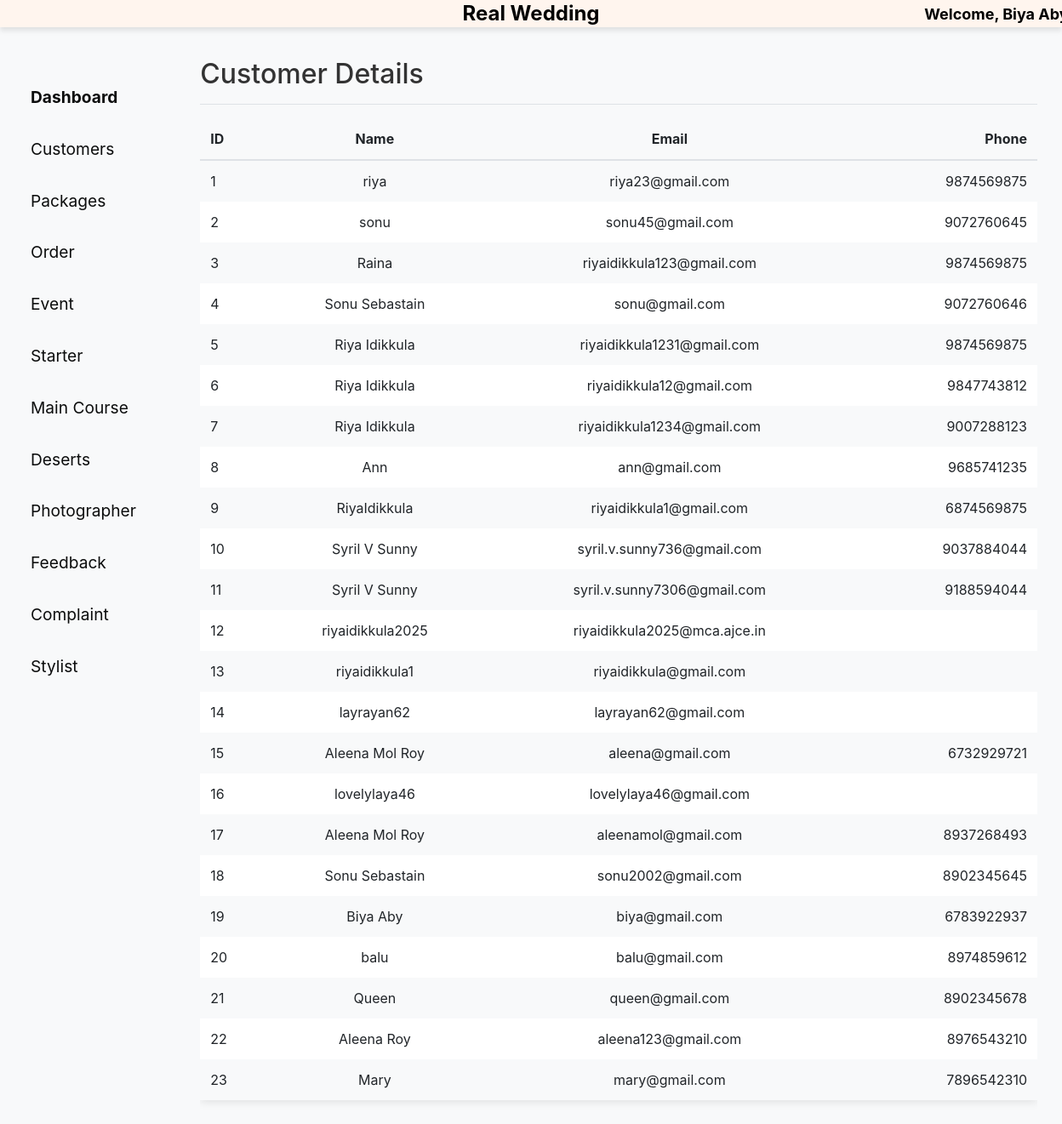
/view-customers/ (signed in), run on the app's committed database.
### store/models.py (models this page shows, shortened)
class User(AbstractBaseUser, PermissionsMixin):
    user_id = models.AutoField(primary_key=True)
    username = models.CharField(max_length=255)
    email = models.EmailField(unique=True)
    phone = models.CharField(max_length=15, blank=True)  # Allow blank for non-superusers
    password = models.CharField(max_length=255)
    is_staff = models.BooleanField(default=False)
    is_superuser = models.BooleanField(default=False)
    objects = UserManager()
    USERNAME_FIELD = 'email'
    REQUIRED_FIELDS = ['username']

### store/views.py (the view)
# urls.py: path('view-customers/', view_customers, name='view_customers'),
@login_required
def view_customers(request):
    customers = User.objects.filter(is_superuser=False)
    return render(request, 'admin/view_customer.html', {'customers': customers})

### templates/admin/view_customer.html (shortened to what this page needs)
{% load static %}
<!DOCTYPE html>
<html lang="en">
<head>
    <link rel="stylesheet" href="https://stackpath.bootstrapcdn.com/bootstrap/4.5.2/css/bootstrap.min.css">
    <link rel="stylesheet" href="{% static 'css/admin_styles.css' %}">
</head>
<body>
    {% include 'admin/header.html' %}
    <div class="container-fluid">
        <div class="row">
            {% include 'admin/sidebar.html' %}
            <main role="main" class="col-md-10 ml-sm-auto col-lg-10 px-4">
                <div class="d-flex justify-content-between flex-wrap flex-md-nowrap align-items-center pt-3 pb-2 mb-3 border-bottom">
                    <h1 class="h2">Customer Details</h1>
                </div>
                <div class="table-responsive">
                    <table class="table table-striped table-sm">
                        <thead>
                            <tr>
                                <th>ID</th>
                                <th>Name</th>
                                <th>Email</th>
                                <th>Phone</th>
                            </tr>
                        </thead>
                        <tbody>
                            {% for customer in customers %}
                                <tr>
                                    <td>{{ forloop.counter }}</td>
                                    <td>{{ customer.username }}</td>
                                    <td>{{ customer.email }}</td>
                                    <td>{{ customer.phone }}</td>
                                </tr>
                            {% endfor %}
                        </tbody>
                    </table>
                </div>
            </main>
        </div>
    </div>
</body>
</html>

### templates/admin/header.html (shortened to what this page needs)
{% load static %}
<!DOCTYPE html>
<html lang="en">
<head>
    <link rel="stylesheet" href="https://stackpath.bootstrapcdn.com/bootstrap/4.5.2/css/bootstrap.min.css">
    <link rel="stylesheet" href="{% static 'css/admin_styles.css' %}">
</head>
<body>
<nav class="navbar navbar-expand-lg navbar-dark sticky-top">
    <div class="collapse navbar-collapse justify-content-center" id="navbarNav">
        <h1 class="navbar-text mx-auto">Real Wedding</h1>
    </div>
    <div class="collapse navbar-collapse" id="navbarNav">
        <span class="navbar-text welcome-text">Welcome, {{ user.username }}!</span>
    </div>
</nav>
</body>
</html>

### static/css/admin_styles.css (style rules this page uses)
.navbar { padding: 1rem 2rem; background-color: lavender; color: #2f0505; font-size: 1.6rem; box-shadow: 0px 4px 6px rgba(0, 0, 0, 0.1); }
.table { background-color: #ffffff; box-shadow: 0px 2px 10px rgba(0, 0, 0, 0.1); width: 100%; margin-bottom: 1rem; }
.table th, .table td { padding: 0.75rem; vertical-align: middle; border-top: none; }
.table th { font-weight: bold; background-color: #f8f9fa; }
.table-striped tbody tr:nth-of-type(odd) { background-color: #f8f9fa; }
.table th, .table td { text-align: center; }
.table th:first-child, .table td:first-child { text-align: left; }
.table th:last-child, .table td:last-child { text-align: right; }
.navbar .navbar-text { margin: 0; position: absolute; left: 50%; transform: translateX(-50%); white-space: nowrap; }
body { background-color: #f8f9fa; }
.container-fluid { padding: 20px; }
h1 { color: #333; }

### templates/admin/header.html (style rules this page uses)
.navbar { background-color: #FFF5EE; color: black; }
.navbar-text { font-size: 24px; font-weight: bold; color: black !important; }
.navbar-text.welcome-text { font-size: 18px; margin-left: 550px; }

### data on the page
User: username "Biya…", username "Biya Aby", email "biya@gmail.com", phone "6783922937"
User: username "riya", email "riya23@gmail.com", phone "9874569875"
User: username "sonu", email "sonu45@gmail.com", phone "9072760645"
User: username "Raina", email "riyaidikkula123@gmail.com", phone "9874569875"
User: username "Sonu Sebastain", email "sonu@gmail.com", phone "9072760646"
User: username "Riya Idikkula", email "riyaidikkula1231@gmail.com", phone "9874569875"
User: username "Riya Idikkula", email "riyaidikkula12@gmail.com", phone "9847743812"
User: username "Riya Idikkula", email "riyaidikkula1234@gmail.com", phone "9007288123"
User: username "Ann", email "ann@gmail.com", phone "9685741235"
User: username "RiyaIdikkula", email "riyaidikkula1@gmail.com", phone "6874569875"
User: username "Syril V Sunny", email "syril.v.sunny736@gmail.com", phone "9037884044"
User: username "Syril V Sunny", email "syril.v.sunny7306@gmail.com", phone "9188594044"
User: username "riyaidikkula2025", email "riyaidikkula2025@mca.ajce.in"
User: username "riyaidikkula1", email "riyaidikkula@gmail.com"
User: username "layrayan62", email "layrayan62@gmail.com"
User: username "Aleena Mol Roy", email "aleena@gmail.com", phone "6732929721"
User: username "lovelylaya46", email "lovelylaya46@gmail.com"
User: username "Aleena Mol Roy", email "aleenamol@gmail.com", phone "8937268493"
User: username "Sonu Sebastain", email "sonu2002@gmail.com", phone "8902345645"
User: username "balu", email "balu@gmail.com", phone "8974859612"
User: username "Queen", email "queen@gmail.com", phone "8902345678"
User: username "Aleena Roy", email "aleena123@gmail.com", phone "8976543210"
User: username "Mary", email "mary@gmail.com", phone "7896542310"
